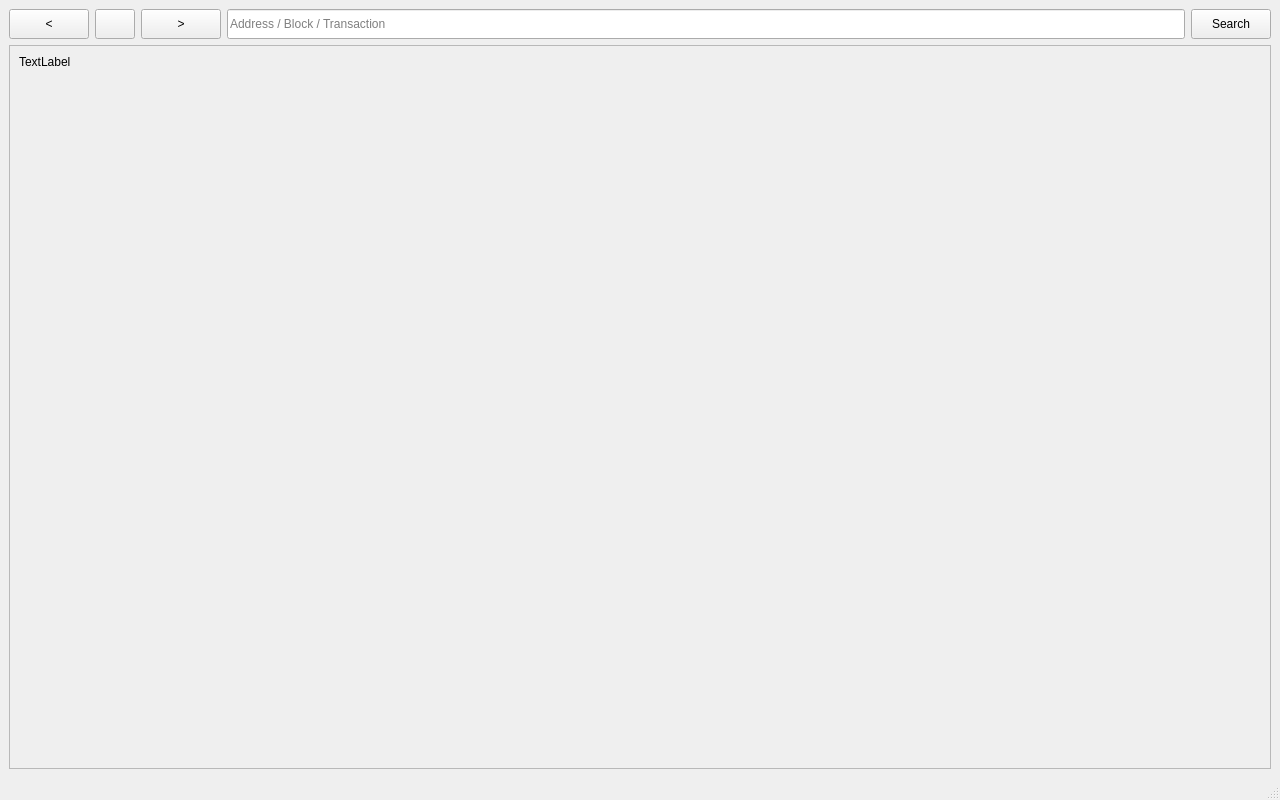
<?xml version="1.0" encoding="UTF-8"?>
<ui version="4.0">
 <class>BlockExplorer</class>
 <widget class="QMainWindow" name="BlockExplorer">
  <property name="geometry">
   <rect>
    <x>0</x>
    <y>0</y>
    <width>1280</width>
    <height>800</height>
   </rect>
  </property>
  <property name="windowTitle">
   <string>Blockchain Explorer</string>
  </property>
  <widget class="QWidget" name="centralwidget">
   <layout class="QVBoxLayout" name="verticalLayout">
    <item>
     <layout class="QHBoxLayout" name="horizontalLayout">
      <property name="sizeConstraint">
       <enum>QLayout::SetMinimumSize</enum>
      </property>
      <item>
       <widget class="QPushButton" name="back">
        <property name="sizePolicy">
         <sizepolicy hsizetype="Minimum" vsizetype="Fixed">
          <horstretch>0</horstretch>
          <verstretch>0</verstretch>
         </sizepolicy>
        </property>
        <property name="minimumSize">
         <size>
          <width>0</width>
          <height>30</height>
         </size>
        </property>
        <property name="text">
         <string>&lt;</string>
        </property>
        <property name="flat">
         <bool>false</bool>
        </property>
       </widget>
      </item>
      <item>
       <widget class="QPushButton" name="pushButtonHome">
        <property name="minimumSize">
         <size>
          <width>0</width>
          <height>30</height>
         </size>
        </property>
        <property name="text">
         <string/>
        </property>
        <property name="icon">
         <iconset resource="../motion.qrc">
          <normaloff>:/icons/res/icons/home.png</normaloff>:/icons/res/icons/home.png</iconset>
        </property>
        <property name="iconSize">
         <size>
          <width>14</width>
          <height>14</height>
         </size>
        </property>
       </widget>
      </item>
      <item>
       <widget class="QPushButton" name="forward">
        <property name="sizePolicy">
         <sizepolicy hsizetype="Minimum" vsizetype="Fixed">
          <horstretch>0</horstretch>
          <verstretch>0</verstretch>
         </sizepolicy>
        </property>
        <property name="minimumSize">
         <size>
          <width>0</width>
          <height>30</height>
         </size>
        </property>
        <property name="text">
         <string>&gt;</string>
        </property>
       </widget>
      </item>
      <item>
       <widget class="QLineEdit" name="searchBox">
        <property name="sizePolicy">
         <sizepolicy hsizetype="Expanding" vsizetype="Fixed">
          <horstretch>5</horstretch>
          <verstretch>0</verstretch>
         </sizepolicy>
        </property>
        <property name="minimumSize">
         <size>
          <width>0</width>
          <height>30</height>
         </size>
        </property>
        <property name="inputMask">
         <string/>
        </property>
        <property name="text">
         <string/>
        </property>
        <property name="placeholderText">
         <string>Address / Block / Transaction</string>
        </property>
       </widget>
      </item>
      <item>
       <widget class="QPushButton" name="pushSearch">
        <property name="sizePolicy">
         <sizepolicy hsizetype="Minimum" vsizetype="Fixed">
          <horstretch>0</horstretch>
          <verstretch>0</verstretch>
         </sizepolicy>
        </property>
        <property name="minimumSize">
         <size>
          <width>0</width>
          <height>30</height>
         </size>
        </property>
        <property name="maximumSize">
         <size>
          <width>16777215</width>
          <height>16777215</height>
         </size>
        </property>
        <property name="text">
         <string>Search</string>
        </property>
        <property name="autoDefault">
         <bool>false</bool>
        </property>
        <property name="default">
         <bool>false</bool>
        </property>
        <property name="flat">
         <bool>false</bool>
        </property>
       </widget>
      </item>
     </layout>
    </item>
    <item>
     <widget class="QScrollArea" name="scrollArea">
      <property name="widgetResizable">
       <bool>true</bool>
      </property>
      <widget class="QWidget" name="scrollAreaWidgetContents">
       <property name="geometry">
        <rect>
         <x>0</x>
         <y>0</y>
         <width>1580</width>
         <height>720</height>
        </rect>
       </property>
       <layout class="QHBoxLayout" name="horizontalLayout_2">
        <item>
         <widget class="QLabel" name="content">
          <property name="sizePolicy">
           <sizepolicy hsizetype="Preferred" vsizetype="Expanding">
            <horstretch>0</horstretch>
            <verstretch>0</verstretch>
           </sizepolicy>
          </property>
          <property name="text">
           <string>TextLabel</string>
          </property>
          <property name="textFormat">
           <enum>Qt::RichText</enum>
          </property>
          <property name="alignment">
           <set>Qt::AlignLeading|Qt::AlignLeft|Qt::AlignTop</set>
          </property>
          <property name="textInteractionFlags">
           <set>Qt::LinksAccessibleByMouse|Qt::TextSelectableByMouse</set>
          </property>
         </widget>
        </item>
       </layout>
      </widget>
     </widget>
    </item>
   </layout>
  </widget>
  <widget class="QStatusBar" name="statusbar"/>
 </widget>
 <resources>
  <include location="../motion.qrc"/>
 </resources>
 <connections/>
</ui>
